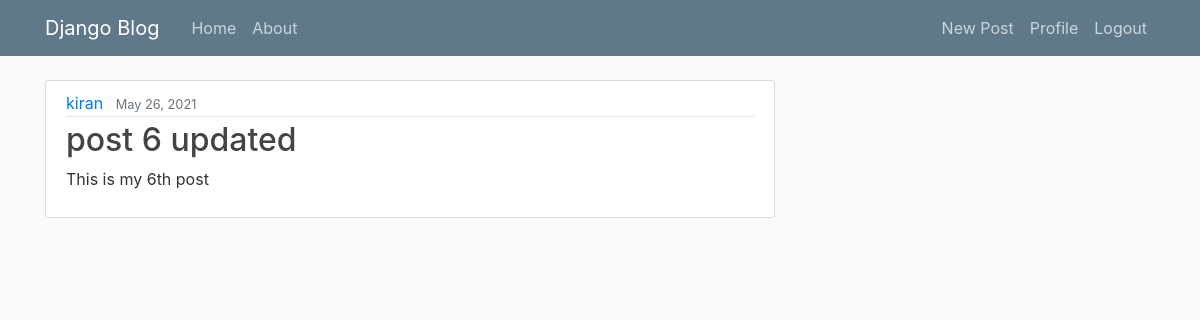
/post/12/ (signed in), run on the app's committed database.
### blog/models.py (models this page shows, shortened)
class Post(models.Model):
    title       = models.CharField(max_length= 100)
    content     = models.TextField()
    date_posted = models.DateTimeField(default= timezone.now)
    author      = models.ForeignKey(User , on_delete= models.CASCADE)

### blog/views.py (the view)
# urls.py: path('post/<int:pk>/' , views.PostDetailView.as_view() , name = 'post-detail'),
class PostDetailView(LoginRequiredMixin , DetailView):
    model = Post

### blog/templates/blog/post_detail.html (shortened to what this page needs)
{% extends "base.html" %}
{% block body %}
        <article class="media content-section">
          <div class="media-body">
            <div class="article-metadata">
              <a class="mr-2" href="{% url 'user-posts' object.author %}">{{ object.author }}</a>
              <small class="text-muted">{{ object.date_posted|date:"F d, Y"  }}</small>
            </div>
            <h2 class="article-title" > {{ object.title }} </h2>
            <p class="article-content">{{ object.content }}</p>
          </div>
        </article>
{% endblock body %}

### blog/static/css/main.css (style rules this page uses)
body { background: #fafafa; color: #333333; margin-top: 5rem; }
h1, h2, h3, h4, h5, h6 { color: #444444; }
.content-section { background: #ffffff; padding: 10px 20px; border: 1px solid #dddddd; border-radius: 3px; margin-bottom: 20px; }
.article-title { color: #444444; }
.article-content { white-space: pre-line; }
.article-metadata { padding-bottom: 1px; margin-bottom: 4px; border-bottom: 1px solid #e3e3e3 }

### data on the page
Post: author "kiran", date_posted "May 26, 2021", title "post 6 updated", content "This is my 6th post"
